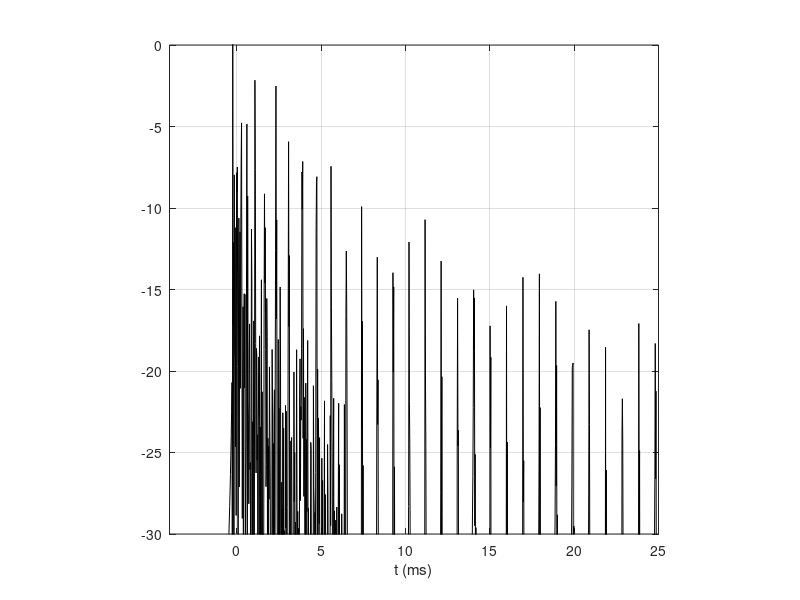

Reproduce this figure in MATLAB. (Note: this script raises an error after producing the figure.)
%%%%%%%%%%%%%%%%%%%%%%%%%%%%%%%%%%%%%%%%%%%%%%%%%%%%%%%%%%%%%%%%%%%%%%%%%%%
% This work is supplementary material for the book                        %
%                                                                         %
% Jens Ahrens, Analytic Methods of Sound Field Synthesis, Springer-Verlag %
% Berlin Heidelberg, 2012, http://dx.doi.org/10.1007/978-3-642-25743-8    %
%                                                                         %
% It has been downloaded from http://soundfieldsynthesis.org and is       %
% licensed under a Creative Commons Attribution-NonCommercial-ShareAlike  %
% 3.0 Unported License. Please cite the book appropriately if you use     %
% these materials in your own work.                                       %
%                                                                         %
% (c) 2012 by Jens Ahrens                                                 %
%%%%%%%%%%%%%%%%%%%%%%%%%%%%%%%%%%%%%%%%%%%%%%%%%%%%%%%%%%%%%%%%%%%%%%%%%%%

clear;

subfigure = 'a'; % for Fig. 4.34(a)
%subfigure = 'b'; % for Fig. 4.34(b)

x        = 0;
y        = 1;

y_ref    =  1;
delta_x  = .2;
theta_pw = pi/4;
phi_pw   = pi/2;
fs       = 44100;
c        = 343;
cutoff   = 1800; % for Fig. 4.34(b)

% time instances to plot
t_to_show    = [ -0.004 0.025 ]; % in sec
taps_to_show = round( ( t_to_show(1) * fs : t_to_show(2) * fs ) + 2160 );
    
% create frequency axis
no_of_freq_bins = 2049;
F               = linspace( 0, fs, no_of_freq_bins+1 );
F               = F( 1 : end/2 ).';
F(1)            = F(2); % to avoid numerical instabilities
K               = 2*pi*F / c;

X_0             = -10 : delta_x : 10;
[ x_0, k ]      = meshgrid( X_0, K );
y_0             = 0;
   
% Eq. (A.3a), (A.3b)
k_pw_x = k .* cos( theta_pw ) .* sin( phi_pw );
k_pw_y = k .* sin( theta_pw ) .* sin( phi_pw );

% Eq. (3.79)
D = ( 4*1i .* exp( -1i .* k_pw_y .* y_ref ) ) ./ ...
            besselh( 0, 2, k_pw_y .* y_ref ) .* ...
                    exp( -1i .* k_pw_x .* x_0) ;

d = real( ifft( [ D; conj( flipud( D( 2 : end-1, : ) ) ) ] ) );

% move t = 0 to the center of the buffer
d = circshift( d, [ ( no_of_freq_bins - 1 ) / 2 0 ] );
        
% put zeros around to have some headroom
d = [ zeros( 1024, length( X_0 ) ); d; zeros( 1024, length( X_0 ) ) ];
  
% normalize
d = d ./ max( abs( d( : ) ) );

% initialize s
s = zeros( length( taps_to_show ), 1 );

% this loop evaluates Eq. (5.69)
for index = 1 : length( X_0 )
    
    x_0 = X_0( index );
    
    r = sqrt( ( x - x_0 ).^2 + ( y - y_0 ).^2 );
    
    % from Eq. (5.69)
    t = ( taps_to_show./fs - r./c ) .* fs + 1; % in samples

    % Interpolate the impulse responses to find the values at instances
    % t that we are interested in. 
    d_interp = interp1( ( 1 : size( d, 1 ) ), d( :, index ), t, 'linear').';
    
    % from Eq. (5.67)
    s = s + d_interp ./ r;
    
end

figure;

if ( subfigure == 'a' )
    % avoid log of 0
    s = 20*log10( abs( s ) + 5*eps );
    
    plot( ( taps_to_show - 2150 ) ./ fs .* 1000, s, 'k' )
    
else
    % apply filtering in FFT domain (ugly but serves its purpose...)
    S   = fft( s );
    S_1 = S;
    S_2 = S;
    
    % cutoff frequency in samples
    cutoff = round( cutoff./fs .* size( s, 1 ) ) + 1; % samples

    % set all portions that we want to suppress to zero
    S_1( 1 : cutoff )           = 0; 
    S_1( end-cutoff+1 : end )   = 0;
    S_2( cutoff+1 : end-cutoff) = 0;

    s_1 = real( ifft( S_1 ) );
    s_2 = real( ifft( S_2 ) );
    
    % avoid log of 0
    s_1 = 20*log10( abs( s_1 ) + 5*eps );
    s_2 = 20*log10( abs( s_2 ) + 5*eps );

    plot( ( taps_to_show - 2150 ) ./ fs .* 1000, s_1, 'k', 'Color', [ .7 .7 .7 ] )
    hold on;
    plot( ( taps_to_show - 2150 ) ./ fs .* 1000, s_2, 'k', 'LineWidth', 2 )
    hold off;

    legend( 'hp', 'lp', 'Location', 'NorthEast' );
    
end
    
ylim( [ -30 0 ] );
xlim( t_to_show .* 1000 );
axis square;
grid on;
xlabel('t (ms)');
graph_defaults;

